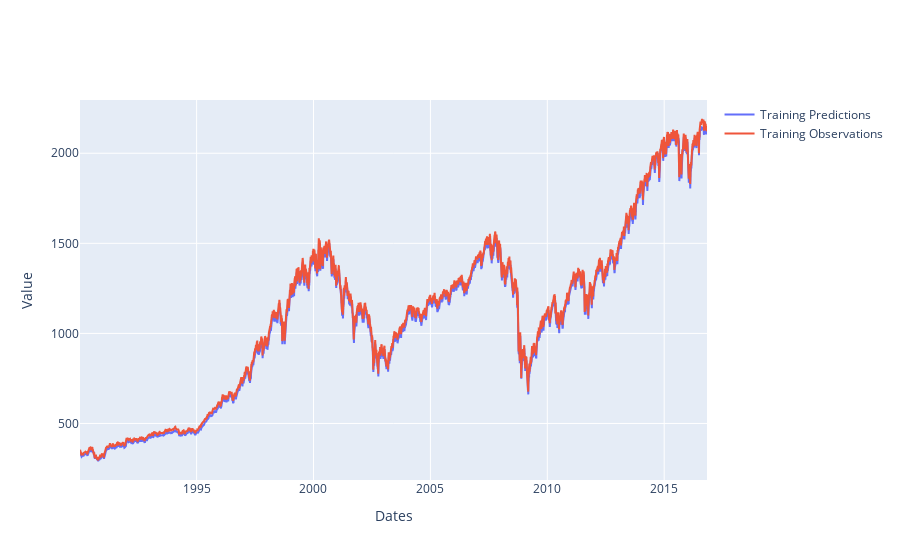

The cell this chart's notebook holds for it:
### Code cell
plot_train(X_train, y_train)

### Figure 1 — Plotly figure (JSON) as saved in the notebook; plotly's stock layout.template omitted (floating-point values rounded to 4 significant figures; data arrays with more than 128 entries replaced by an {"elided": "..."} marker saying what was removed)
{"data": [{"mode": "lines", "name": "Training Predictions", "type": "scatter", "x": {"elided": "6760 str values"}, "y": {"elided": "6760 float values"}}, {"mode": "lines", "name": "Training Observations", "type": "scatter", "x": {"elided": "6760 str values"}, "y": {"elided": "6760 float values"}}], "layout": {"xaxis": {"title": {"text": "Dates"}}, "yaxis": {"title": {"text": "Value"}}}}
